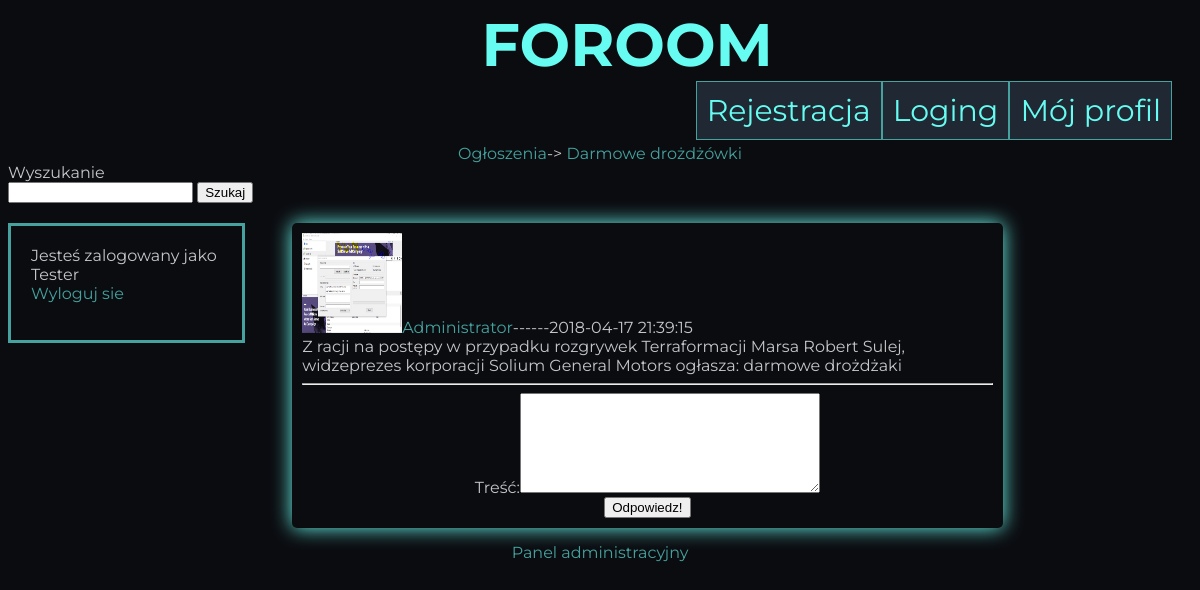
The app's page /index.php?strona=temat&temat=21 (signed in) with its own data.
### tables this page shows
CREATE TABLE `kategorie` (
  `id` int(11) NOT NULL,
  `name` text NOT NULL,
  `description` text NOT NULL,
  `parent` mediumtext NOT NULL,
  `kolej` int(11) NOT NULL
);

CREATE TABLE `tematy` (
  `id` int(11) NOT NULL,
  `name` text NOT NULL,
  `autor` int(11) NOT NULL,
  `data` datetime NOT NULL,
  `data_ost` datetime NOT NULL,
  `parent_kat` int(11) NOT NULL
);

CREATE TABLE `posty` (
  `id` int(11) NOT NULL,
  `tresc` text NOT NULL,
  `autor` int(11) NOT NULL,
  `parent_temat` int(11) NOT NULL,
  `data` datetime NOT NULL
);

CREATE TABLE `users` (
  `id` int(11) NOT NULL,
  `staff` int(11) NOT NULL,
  `login` mediumtext NOT NULL,
  `password` mediumtext NOT NULL,
  `email` mediumtext NOT NULL,
  `cookie` mediumtext NOT NULL
);

### thread.php (the view, shortened to what this page needs)
<?php
	$connectposty= new mysqli(HOST,USERPOSTY,PASSPOSTY,DBPOSTY);
	$connectposty->query('SET NAMES utf8');
	$result=$connectposty->query("
	SELECT * FROM posty WHERE parent_temat=".$_GET['temat']." ORDER BY data
	");
	$connectorg=new mysqli(HOST,USERORG,PASSORG,DBORG);
	$connectorg->query('SET NAMES utf8');
	while($row=$result->fetch_assoc()){
		$rowname=$connectorg->query("
		SELECT * FROM users WHERE id=".$row['autor']
		);
		$name=$rowname->fetch_assoc();
		echo "<img height=100 width=100 src='avatary/".$name['id'].".png'><a href='?strona=user&id=".$name['id']."' >".$name['login']."</a>------".$row['data']."<br>";
        $row['tresc']=str_replace(PHP_EOL,"<br/>",$row['tresc']);
		echo $row['tresc']."<hr>";
	}
	if(isset($_SESSION['logged']))
	{
		echo "<form style='text-align:center' action='scr_addpost.php' method='post'>
			Treść:<textarea style='width:300px;height:100px;' name='tresc'></textarea><br>
			<input type='submit' value='Odpowiedz!'>";
			echo "</form>";
	}
?>

### index.php (shortened to what this page needs)
<!doctype HTML>
<html>
<head>
<link rel="stylesheet" type="text/css" href="style.css">
</head>
<body>
	<header>
	<h1 id='logoindex'><a  href="?">FOROOM</a></h1>
	</header>
	<section style='text-align:right;margin-right:20px;'>
		<nav>
	<a class='float' href="?strona=rejestr">Rejestracja</a>
	<a class='float'  href="?strona=login">Loging</a>
          <?php
            if(isset($_SESSION['id'])){
                echo   "<a class='float' href='?strona=user&id=";
                echo $_SESSION['id']."'>Mój profil</a>"; }?>
		</nav>
	</section>
	<section class='centeredX' style="margin-bottom:10px;"><?php include 'func_tree.php'; ?></section>
	<br>
	Wyszukanie<br>
	<section>
	<form method=post action="znajdz.php">
		<input type=text name="znajdz">
		<input type="submit" value="Szukaj">
	</form>
	</section>
	<section id="container">
	<aside>
	<?php
		if(isset($_SESSION['udane'])){echo "Rejestracja udana, możesz się zalogować!";unset($_SESSION['udane']);}
		else if(isset($_SESSION['logged'])){
			$login=$_SESSION['login'];
			echo "Jesteś zalogowany jako ".$login;
			echo "<br>";
			echo "<a href='scr_logout.php'>Wyloguj sie</a>";
		}
		else echo "Witamy na foroomie!";
	?>
	</aside>
	<main>
	<?php
	if(!isset($_GET['strona'])) include 'main.php';
	else if($_GET['strona']=='addthread') include 'form_addthread.php';
	else if($_GET['strona']=='temat') include 'thread.php';
	else if($_GET['strona']=='rejestr')include 'form_rejestr.php';
	else if($_GET['strona']=='login')include 'form_login.php';
    else if($_GET['strona']=='user')include 'user.php';
	else header('Location:index.php');
	?>
	</main>
	</section>
	<section  style="text-align: center;
    margin-top: 20px;
    position: relative;
    left: 50%;
    bottom: 5px;
    transform: translate(-50%, 0);
}"><a href="admin_panel.php">Panel administracyjny</a></section>
</body>
</html>

### func_tree.php (shortened to what this page needs)
<?php
	echo "<div>";
	$tree=array();
	$w=0;
		if(isset($_GET['temat'])||isset($_GET['kategoria'])){
			if(isset($_GET['temat'])){
			$connectorg= new mysqli(HOST,USERORG,PASSORG,DBORG);
			$connectorg->query('SET NAMES utf8');
			$result=$connectorg->query("SELECT * FROM tematy WHERE id=".$_GET['temat']);
			$row=$result->fetch_assoc();
			$tree[$w]="<a href='?strona=temat&temat=".$row['id']."'> ".$row['name']."</a>";
			$kateg=$row['parent_kat'];
			$w++;
			}
			else
			{
				$kateg=$_GET['kategoria'];
			}
			do{
				$connectorg= new mysqli(HOST,USERORG,PASSORG,DBORG);
				$connectorg->query('SET NAMES utf8');
				$result=$connectorg->query("SELECT * FROM kategorie WHERE id='$kateg'");
				$row=$result->fetch_assoc();
				$tree[$w]="<a href='?kategoria=".$row['id']."'> ".$row['name']."</a>";
				$w++;
				$kateg=$row['parent'];
			}while($kateg!='main');
			}
			else{
		}
		for($i=$w-1;$i>=0;$i--){
			echo $tree[$i];
			if($i!=0)echo "->";
		}
	echo "</div>";
?>

### style.css (style rules this page uses)
:root { --logoColor: #66FCF1; --secColor: #45A29E; --normColor:#C5C6C7; --bgColor:#0B0C10; --bg2Color:#1F2833; }
aside { float:left; min-height:120px; width:20%; margin-left:0; margin-right:4%; padding:20px; border: 3px solid var(--secColor); }
nav { //overflow:auto; //border:1px solid blue; margin:auto; //width:40%; display:inline-block; }
header { padding:auto; margin:auto; color:#6CFCF1; width:20%; }
main { float:left; margin: auto; width:60%; padding: 10px; box-shadow: 0 0 20px 0px #6cfcf1; border-radius:5px; }
.float { float:left; }
nav a { padding:10px; border:1px solid var(--secColor); //text-decoration:none; background-color: var(--bg2Color); font-size:30px; box-shadow: }
h1 { margin:0px; }
#logoindex { text-align:center; font-size:60px; font-weight:bold; }
main a { //text-decoration:none; color:var(--secColor); }
#container { margin-top:20px; }
a { color:var(--secColor); text-decoration:none; }
h1 a,nav a { color:var(--logoColor); }
body { background-color:var(--bgColor); color:var(--normColor); font-family: 'Montserrat', sans-serif; }
* { box-sizing:border-box; }
.centeredX { position:absolute; left: 50%; transform: translate(-50%, 0); }

### records on screen
kategorie: name "Ogłoszenia"
tematy: name "Darmowe drożdżówki"
posty: users.login "Administrator", data "2018-04-17 21:39:15", tresc "Z racji na postępy w przypadku rozgrywek Terraformacji Marsa Robert Sulej, widzeprezes korporacji Solium General Motors ogłasza: darmowe drożdżaki"

### other values on screen
$login "Tester"
